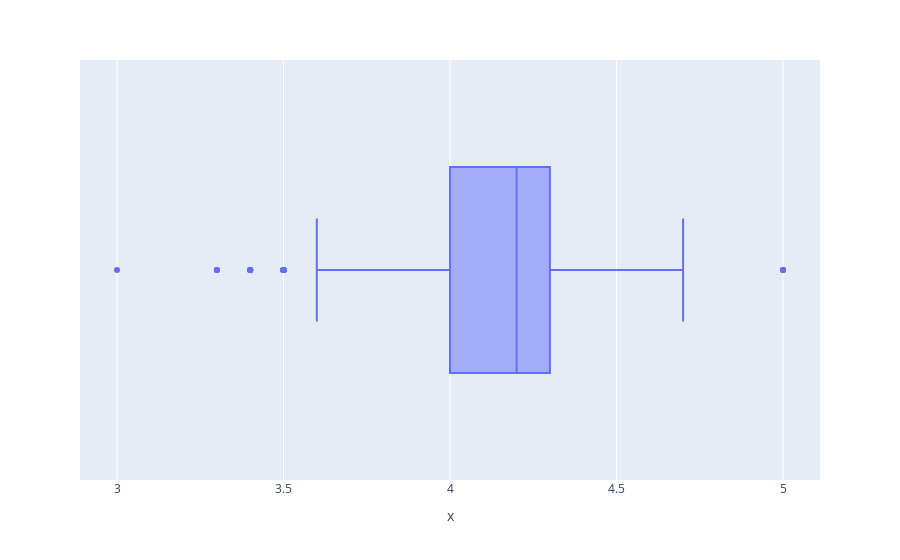

The notebook cell saved with this chart:
### Code cell
px.box(x=data['Ratings'])

### Figure 1 — Plotly figure (JSON) as saved in the notebook; plotly's stock layout.template omitted (floating-point values rounded to 4 significant figures; data arrays with more than 128 entries replaced by an {"elided": "..."} marker saying what was removed)
{"data": [{"alignmentgroup": "True", "hovertemplate": "x=%{x}<extra></extra>", "legendgroup": "", "marker": {"color": "#636efa"}, "name": "", "notched": false, "offsetgroup": "", "orientation": "h", "showlegend": false, "type": "box", "x": {"elided": "960 float values"}, "x0": " ", "xaxis": "x", "y0": " ", "yaxis": "y"}], "layout": {"boxmode": "group", "legend": {"tracegroupgap": 0}, "margin": {"t": 60}, "xaxis": {"anchor": "y", "domain": [0, 1], "title": {"text": "x"}}, "yaxis": {"anchor": "x", "domain": [0, 1]}}}
